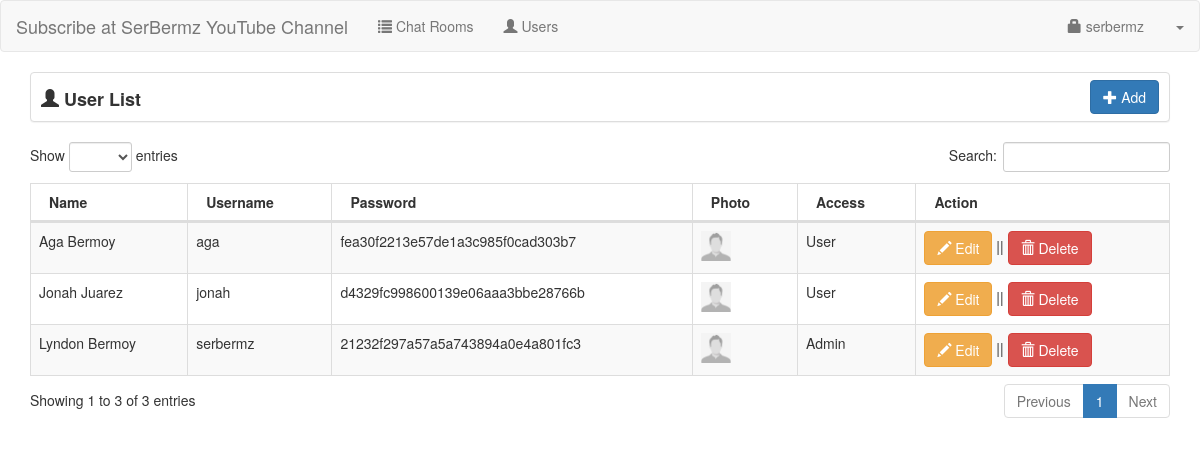
The page /chat_system/admin/user.php (signed in) on the database its author committed.
### tables this page shows
CREATE TABLE `user` (
  `userid` int(11) NOT NULL,
  `username` varchar(30) NOT NULL,
  `password` varchar(150) NOT NULL,
  `uname` varchar(60) NOT NULL,
  `photo` varchar(200) NOT NULL,
  `access` int(1) NOT NULL
);

### chat_system/admin/session.php (called while the page is built, shortened)
<?php
	include('../conn.php');
	$sq=mysqli_query($conn,"select * from `user` where userid='".$_SESSION['id']."'");
	$srow=mysqli_fetch_array($sq);
	$user=$srow['username'];
?>

### chat_system/admin/userlist.php (the view)
<div class="col-lg-12">
    <div class="panel panel-default" style="height:50px;">
		<span style="font-size:18px; margin-left:10px; position:relative; top:13px;"><strong><span class="glyphicon glyphicon-user"></span> User List</strong></span>
		<div class="pull-right" style="margin-right:10px; margin-top:7px;">
			<a href="#add_user" data-toggle="modal" class="btn btn-primary"><span class="glyphicon glyphicon-plus"></span> Add</a>
		</div>
	</div>
	<table width="100%" class="table table-striped table-bordered table-hover" id="userList">
        <thead>
            <tr>
                <th>Name</th>
				<th>Username</th>
				<th>Password</th>
				<th>Photo</th>
				<th>Access</th>
				<th>Action</th>
			</tr>
		</thead>
		<tbody>
		<?php
			$query=mysqli_query($conn,"select * from `user` order by uname asc");
			while($row=mysqli_fetch_array($query)){
			?>
			<tr>
				<td><input type="hidden" id="ename<?php echo $row['userid']; ?>" value="<?php echo $row['uname']; ?>"><?php echo $row['uname']; ?></td>
				<td><input type="hidden" id="eusername<?php echo $row['userid']; ?>" value="<?php echo $row['username']; ?>"><?php echo $row['username']; ?></td>
				<td><input type="hidden" id="epassword<?php echo $row['userid']; ?>" value="<?php echo $row['password']; ?>"><?php echo $row['password']; ?></td>
				<td><img src="../<?php if(empty($row['photo'])){echo "upload/profile.jpg";}else{echo $row['photo'];} ?>" height="30px;" width="30px;"></td>
				<td>
					<?php
						if ($row['access']==1){
							echo "Admin";
						}
						else{
							echo "User";
						}
					?>
				</td>
				<td>
					<button type="button" class="btn btn-warning edituser" value="<?php echo $row['userid']; ?>"><span class="glyphicon glyphicon-pencil"></span> Edit</button> ||
					<button type="button" class="btn btn-danger deleteuser" value="<?php echo $row['userid']; ?>"><span class="glyphicon glyphicon-trash"></span> Delete</button>
				</td>
			</tr>
			<?php
			}
		?>
        </tbody>
    </table>
</div>

### chat_system/admin/header.php (shortened to what this page needs)
<!DOCTYPE html>
<html>
<head>
	<link rel="stylesheet" href="https://maxcdn.bootstrapcdn.com/bootstrap/3.3.6/css/bootstrap.min.css" />
	<link href="../css/dataTables.bootstrap.css" rel="stylesheet">
	<link href="../css/dataTables.responsive.css" rel="stylesheet">
</head>

### chat_system/admin/user.php (shortened to what this page needs)
<?php include('session.php'); ?>
<?php include('header.php'); ?>
<body>
<?php include('navbar.php'); ?>
<div class="container">
	<div class="row">
		<?php include('userlist.php'); ?>
	</div>
</div>
</body>
</html>

### chat_system/admin/navbar.php (shortened to what this page needs)
<nav class="navbar navbar-default">
    <div class="container-fluid">
		<div class="navbar-header">
			<a class="navbar-brand" href="https://www.youtube.com/channel/UCsFgC9ggwrmYR2XqEHXpbNg">Subscribe at SerBermz YouTube Channel</a>
		</div>
		<ul class="nav navbar-nav">
			<li><a href="index.php"><span class="glyphicon glyphicon-list"></span> Chat Rooms</a></li>
			<li><a href="user.php"><span class="glyphicon glyphicon-user"></span> Users</a></li>
		</ul>
		<ul class="nav navbar-nav navbar-right">
			<li><a href="#account" data-toggle="modal"><span class="glyphicon glyphicon-lock"></span> <?php echo $user; ?></a></li>
			<li class="dropdown">
				<a class="dropdown-toggle" data-toggle="dropdown" href="#"><span class="caret"></span></a>
			</li>
		</ul>
    </div>
</nav>

### rows shown on the page
user: username "serbermz", uname "Lyndon Bermoy", password "21232f297a57a5a743894a0e4a801fc3", access "Admin", $row['userid'] 1 (drawn)
user: uname "Aga Bermoy", username "aga", password "fea30f2213e57de1a3c985f0cad303b7", access "User", $row['userid'] 2 (drawn)
user: uname "Jonah Juarez", username "jonah", password "d4329fc998600139e06aaa3bbe28766b", access "User", $row['userid'] 3 (drawn)
